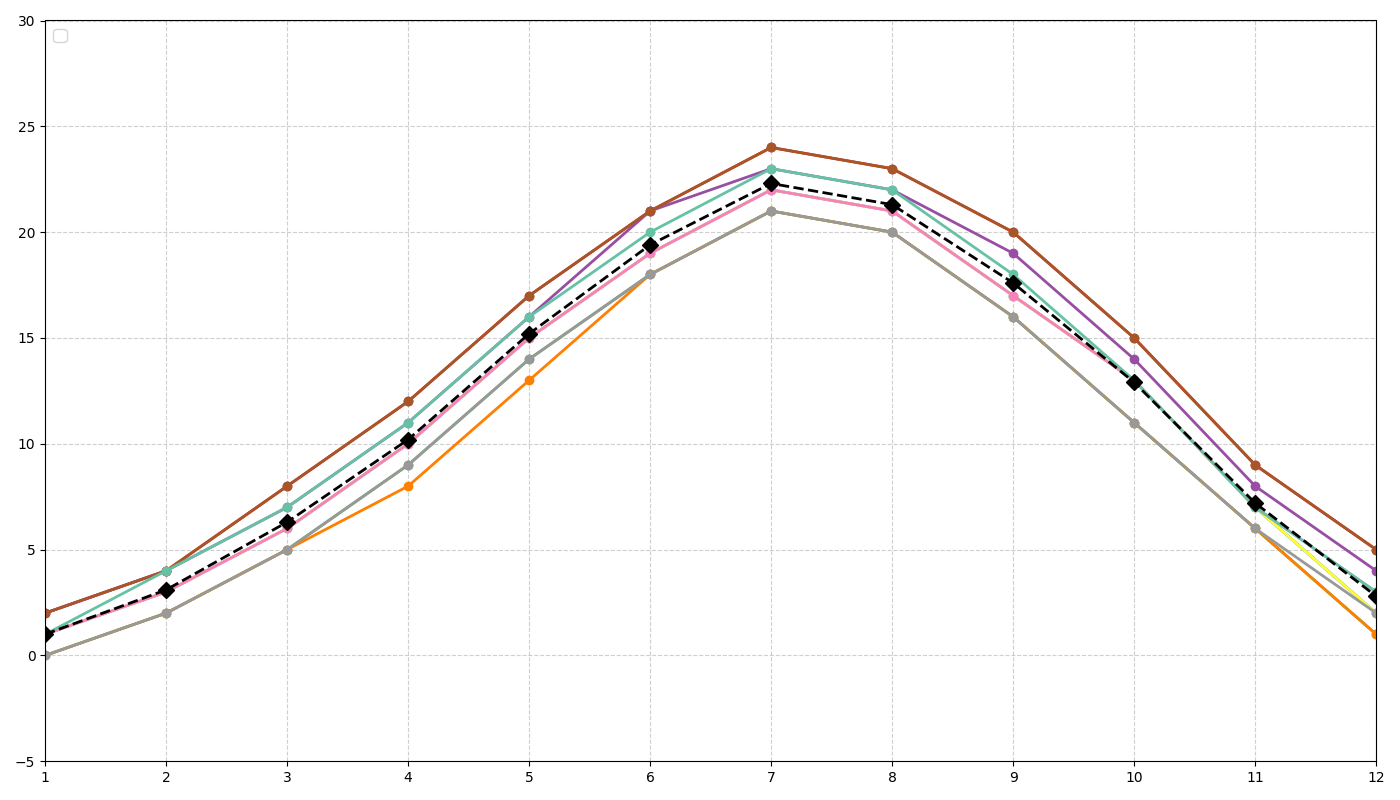

Generate this figure with Python:
import matplotlib.pyplot as plt
import numpy as np

years = np.arange(2013, 2023)
months = np.arange(1, 13)

monthly_temps = np.array([
    [2, 4, 8, 12, 17, 21, 24, 23, 20, 15, 9, 5],
    [1, 3, 6, 10, 15, 19, 22, 21, 17, 13, 7, 2],
    [0, 2, 5, 9, 14, 18, 21, 20, 16, 11, 6, 1],
    [2, 4, 7, 11, 16, 21, 23, 22, 19, 14, 8, 4],
    [0, 2, 5, 8, 13, 18, 21, 20, 16, 11, 6, 1],
    [1, 3, 6, 10, 15, 19, 22, 21, 17, 13, 7, 2],
    [2, 4, 8, 12, 17, 21, 24, 23, 20, 15, 9, 5],
    [1, 3, 6, 10, 15, 19, 22, 21, 17, 13, 7, 3],
    [0, 2, 5, 9, 14, 18, 21, 20, 16, 11, 6, 2],
    [1, 4, 7, 11, 16, 20, 23, 22, 18, 13, 7, 3]
])

average_temps = np.mean(monthly_temps, axis=0)

fig, ax = plt.subplots(figsize=(14, 8))

colors = ['#e41a1c', '#377eb8', '#4daf4a', '#984ea3', '#ff7f00', '#ffff33', '#a65628', '#f781bf', '#999999', '#66c2a5']

for i, year in enumerate(years):
    ax.plot(months, monthly_temps[i], marker='o', linestyle='-', linewidth=2, markersize=6, color=colors[i])

ax.plot(months, average_temps, marker='D', linestyle='--', color='black', linewidth=2, markersize=8, zorder=10)

ax.set_xticks(months)

ax.grid(True, linestyle='--', alpha=0.6)

ax.set_xlim(1, 12)
ax.set_ylim(-5, 30)

ax.legend(loc='upper left', fontsize=12, ncol=2)

plt.tight_layout()
plt.show()
